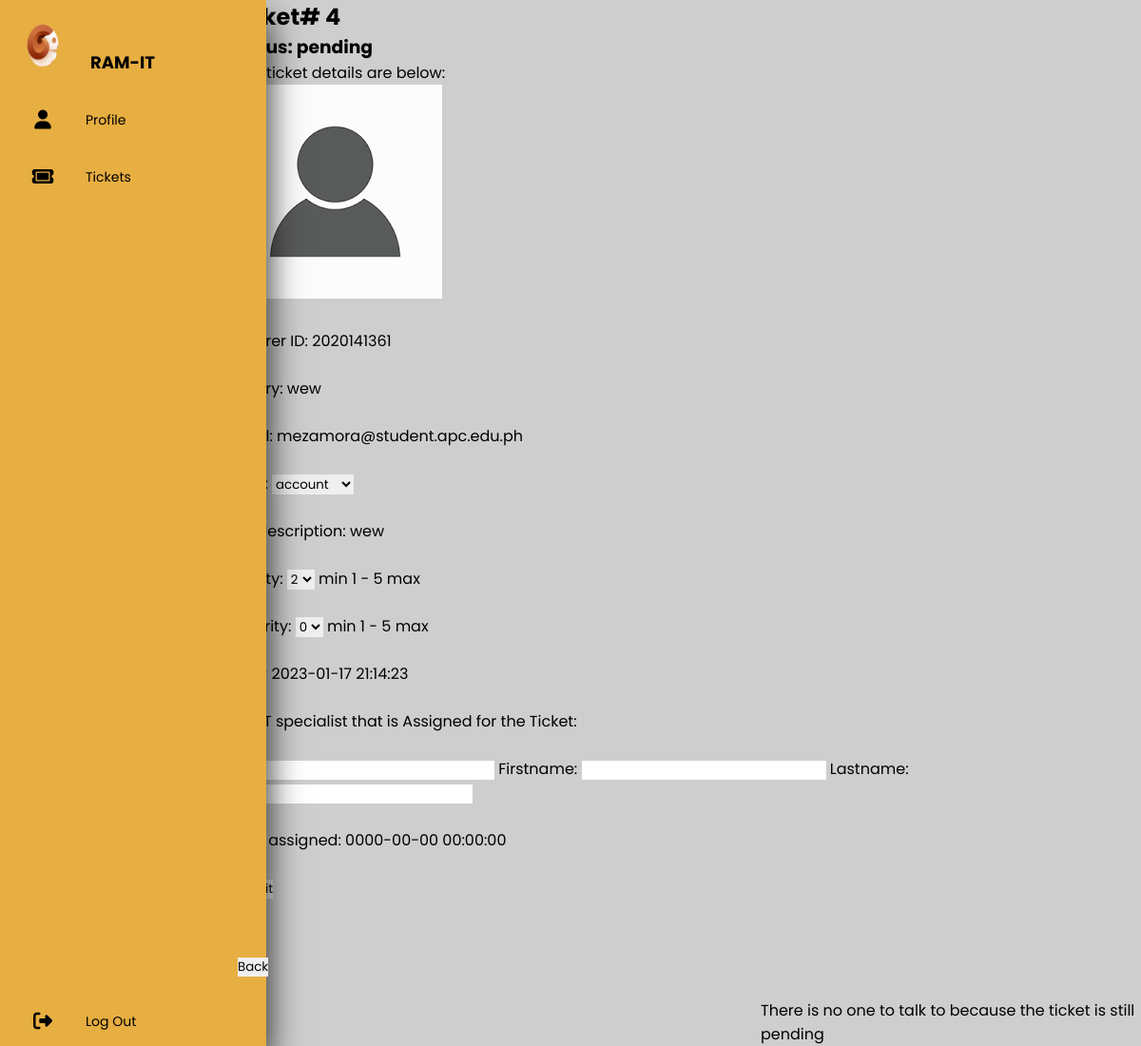
Screenshot of /tdetails.php?id=4 (signed in) with the database file from the repository.
### tables this page shows
CREATE TABLE `ticket` (
  `tid` int(11) NOT NULL,
  `iid` int(11) NOT NULL,
  `email` varchar(50) NOT NULL,
  `img` varchar(50) NOT NULL,
  `inquiry` text NOT NULL,
  `itype` varchar(50) NOT NULL,
  `fdes` text NOT NULL,
  `stat` varchar(11) NOT NULL,
  `priority` int(1) NOT NULL,
  `severity` int(1) NOT NULL,
  `filename` varchar(225) NOT NULL,
  `assignid` int(11) NOT NULL,
  `afname` varchar(50) NOT NULL,
  `alname` varchar(50) NOT NULL,
  `dt` datetime NOT NULL,
  `dta` datetime NOT NULL
);

### code/components/details.php (the view, shortened to what this page needs)
<?php
            if ($_SESSION['pstion'] == "supervisor") {
            echo
        '<img src="./img/' . $row['img']. '">'
        ."<br> <br>"
        .'<form method="POST" action="code/components/update.php?id='
        .$id
        .'">'
		.'<label>Inquirer ID:  </label>'
        .$row["iid"]
        ."<br> <br>"
		.'<label>Inquiry:  </label> '
        .$row["inquiry"]
        ."<br> <br>"
        .'<label>Email:  </label>'
        .$row["email"]
        ."<br> <br>"
        .'<label for="priority">Type: </label>'
		.'<select type="select" name="itype" value="'
        .$row["itype"]
        .'" id="priority" required>'
        .'<option value="'
        .$row["itype"]
        .'">'
        .$row["itype"]
        .'</option>'
		.'<option value="hardware">Hardware</option>'
		.'<option value="account">Account</option>'
		.'<option value="others">others</option>'
		.'</select>'
        ."<br> <br>"
        .'<label>Full description:  </label> '
        .$row["fdes"]
        ."<br> <br>"
        .'<input type="hidden" value="open" name="stat">'
        .'<label for="priority">Priority: </label>'
		.'<select type="select" name="priority" value="'
        .$row["priority"]
        .'" id="priority" required>'
        .'<option value="'
        .$row["priority"]
        .'">'
        .$row["priority"]
        .'</option>'
		.'<option value="1">1</option>'
		.'<option value="2">2</option>'
		.'<option value="3">3</option>'
		.'<option value="4">4</option>'
		.'<option value="5">5</option>'
		.'</select>'
        ."  min 1 - 5 max"
        ."<br> <br>"
        .'<label for="severity">Severity: </label>'
		.'<select type="select" name="severity" value="'
        .$row["severity"]
        .'" id="severity" required>'
        .'<option value="'
        .$row["severity"]
        .'">'
        .$row["severity"]
        .'</option>'
		.'<option value="1">1</option>'
		.'<option value="2">2</option>'
		.'<option value="3">3</option>'
		.'<option value="4">4</option>'
		.'<option value="5">5</option>'
		.'</select>'
        ."  min 1 - 5 max"
        ."<br> <br>"
        .'<label>Date:  </label>'
        .$row["dt"]
        ."<br> <br>"
        .'<label>The IT specialist that is Assigned for the Ticket:</label> <br> <br>'
        .'<label> ID:   </label><input type="text" value="'
        .$row["assignid"]
        .'"name="assignid" required>';
        ?>
<?php
        echo
		'<label> Firstname:   </label><input type="text" value="'
        .$row["afname"]
        .'"name="afname" required>'
		.'<label> Lastname:   </label><input type="text" value="'
        .$row["alname"]
        .'"name="alname" required>'
        ."<br> <br>";
        ?>
        <?php
        echo
        '<label>Date assigned:  </label>'
        .$row["dta"]
        ."<br> <br>"
		.'<input type="submit" name="submit">'
        ."          "
	    .'</form>'
        .'<img src="./img/'. $row['filename'] .'">';
        echo
        '<br> <br>'
        .'<a href="ticket.php"><button>Back</button></a>';
    }
    ?>

### tdetails.php (shortened to what this page needs)
<?php
require 'code/components/connect.php';
    $id=$_GET['id'];
	$query=mysqli_query($con,"SELECT iid, email, img, tid, inquiry, stat, assignid, priority, severity, afname, alname, dt, itype, fdes, dta, filename FROM ticket where tid = '$id'");
	$row=mysqli_fetch_array($query);
?>
<!DOCTYPE html>
<html>
<head>
<link href="code/css/body&nav.css" rel="stylesheet" type="text/css">
<link rel="stylesheet" href="https://cdnjs.cloudflare.com/ajax/libs/font-awesome/6.2.1/css/all.min.css"/>
</head>
<body>
<?php require 'code/components/nav.php';?>
        <div class="content">
        <h2>Ticket# <?php echo $row['tid']; ?></h2>
        <h3>Status: <?php echo $row['stat']; ?></h3>
            <p>Your ticket details are below:</p>
            <?php require 'code/components/details.php';?>
            </div>
			<?php
            if($row['stat'] == "open"){
                echo '<div id = "chat">';
				require 'code/components/chat.php';
				echo '</div>';
            }
            else {
			 echo '<div id = "chat">';
             echo "<br>" ."<br>" . "There is no one to talk to because the ticket is still pending";
			 echo '</div>';
            }
            ?>
</body>
</html>

### code/css/body&nav.css (style rules this page uses)
* { margin: 0; padding: 0; outline: none; border: none; text-decoration: none; box-sizing: border-box; font-family: "Poppins", sans-serif; }
body { background: #cecece; }
.content { width: 800px; height: 1000px; margin-left: 20%; margin-top: 0%; }
#chat { margin-left: 800px; }
a { position: relative; color: black; font-size: 14px; display: table; width: 300px; padding: 10px; }

### rows the page displays
ticket: tid "4", stat "pending", img (picture), iid "2020141361", inquiry "wew", email "mezamora@student.apc.edu.ph", itype "account", fdes "wew", priority "2", severity "0", dt "2023-01-17 21:14:23", assignid "0", dta "0000-00-00 00:00:00"
